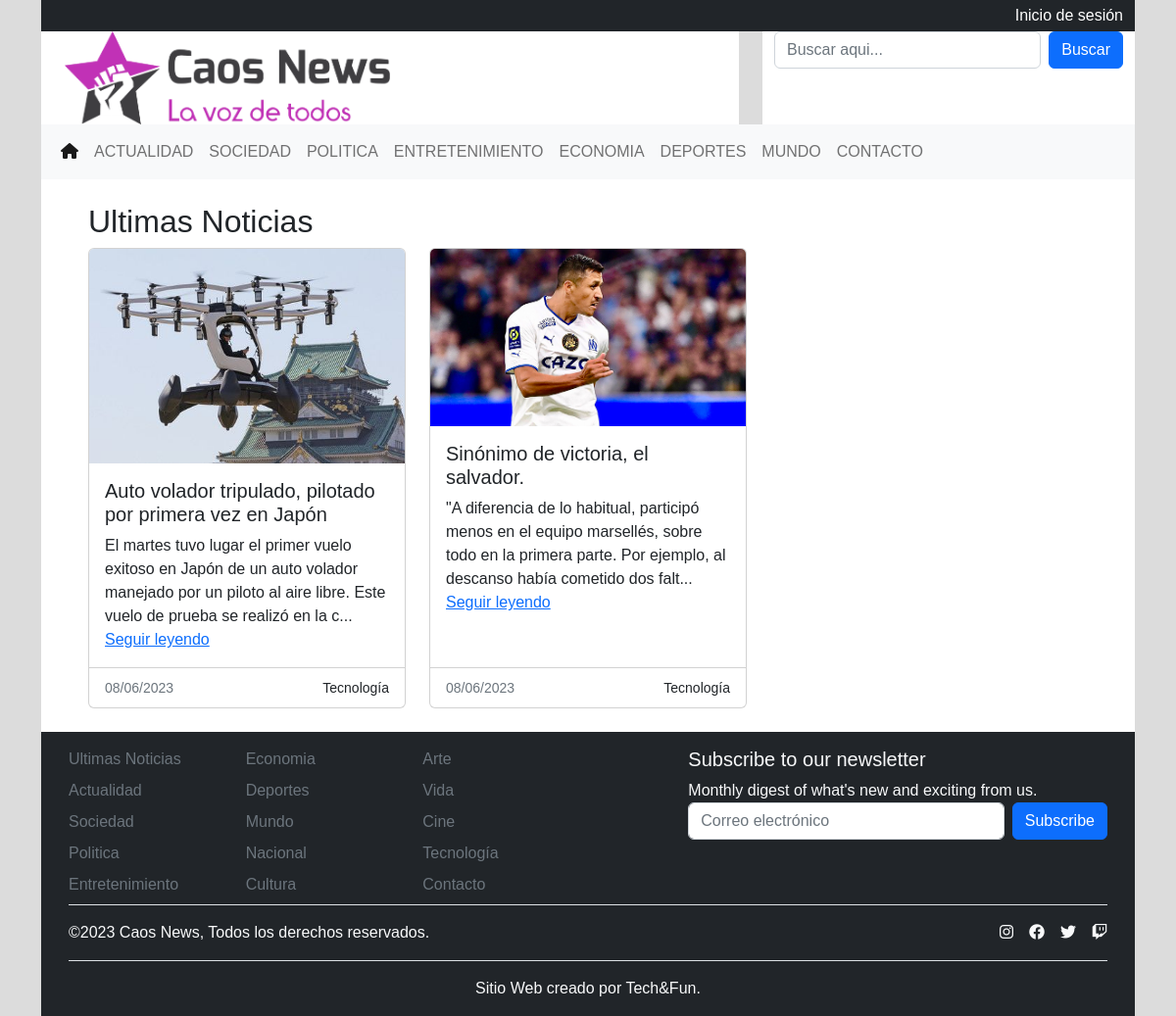
The page /actualidad/ on the database its author committed.
### CaosNewsApp/models.py (models this page shows)
class Noticia(models.Model):
    id_noticia  = models.AutoField(db_column='id_noticia', primary_key=True)
    titulo_noticia = models.CharField(max_length=100, blank=False, null=False)
    cuerpo_noticia = models.TextField(blank=False, null=False, default='')
    id_categoria = models.ForeignKey('Categoria',on_delete=models.CASCADE, db_column='id_categoria')
    activo = models.BooleanField(("Activo"), default=True)
    imagen = models.ImageField(upload_to='news', null=True, blank=True)
    fecha_creacion = models.DateTimeField(auto_now_add=True)
    fecha_modificacion = models.DateTimeField(auto_now=True)
    id_usuario = models.ForeignKey(settings.AUTH_USER_MODEL, on_delete=models.CASCADE, db_column='id_usuario')
    def __str__(self):
        return self.titulo_noticia

class Categoria(models.Model):
    id_categoria = models.AutoField(db_column='id_categoria', primary_key=True)
    nombre_categoria = models.CharField(max_length=20, blank=False, null=False)
    def __str__(self):
        return str(self.nombre_categoria)

### CaosNewsApp/views.py (the view)
# urls.py: path('actualidad/', views.actualidad, name='actualidad'),
def actualidad(request):
    noticias = Noticia.objects.all()
    print(noticias)
    context={"noticias":noticias}
    return render(request, 'actualidad.html', context)

### CaosNewsApp/templates/actualidad.html
{% extends './index.html' %}
{% load static %}
{% block body %}
<main class="p-4 px-5">
    <div class="row">
        <div class="col">
        <h2>Ultimas Noticias</h2>
        </div>
    </div>
    <div class="row row-cols-1 row-cols-md-3 g-4">
        {% for noticia in noticias %}
            {% if noticia.activo %}
                <div class="col">
                    <div class="card h-100">
                        <a href="{% url 'noticia_detalle' noticia.id_noticia %}">
                            <img src="{{ noticia.imagen.url }}" class="card-img-top" alt="{{ noticia.titulo_noticia }}">
                        </a>
                        <div class="card-body">
                            <h5 class="card-title">{{ noticia.titulo_noticia }}</h5>
                            <p class="card-text">
                                {% if noticia.cuerpo_noticia|length > 150 %}
                                    {{ noticia.cuerpo_noticia|slice:":150" }}... <a href="{% url 'noticia_detalle' noticia.id_noticia %}">Seguir leyendo</a>
                                {% else %}
                                    {{ noticia.cuerpo_noticia }}
                                {% endif %}
                            </p>
                            </div>
                            <div class="card-footer bg-transparent">
                            <div class="row">
                                <div class="col"><small class="text-muted">{{ noticia.fecha_creacion|date:"d/m/Y" }}</small></div>
                                <div class="col-auto text-end"><small>{{ noticia.id_categoria }}</small></div>
                            </div>
                        </div>
                    </div>
                </div>
            {% endif %}
        {% endfor %}
    </div>
    </main>
{% endblock %}

### rows shown on the page
Noticia: imagen (picture), titulo_noticia "Auto volador tripulado, pilotado por primera vez en Japón", cuerpo_noticia "El martes tuvo lugar el primer vuelo exitoso en Japón de un auto volador manejado por un piloto al aire libre. Este vuelo de prueba se realizó en la c", fecha_creacion "08/06/2023", id_categoria "Tecnología"
Noticia: imagen (picture), titulo_noticia "Sinónimo de victoria, el salvador.", cuerpo_noticia "\"A diferencia de lo habitual, participó menos en el equipo marsellés, sobre todo en la primera parte. Por ejemplo, al descanso había cometido dos falt", fecha_creacion "08/06/2023", id_categoria "Tecnología"
